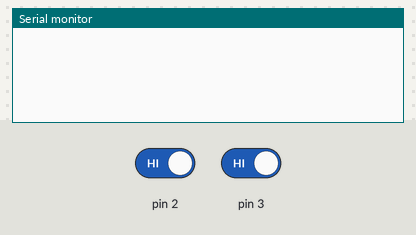
Simulated run of this sketch. Board: Arduino Uno, built with avr-gcc and run on an emulated ATmega328P. Shown: the last lines printed to the serial monitor. The inputs (shaded band) are chosen by the test bench; at power-on: pin 2 HIGH, pin 3 HIGH.

Above: at 1.2 s.
1.3 s: pin 2 driven LOW
At 1.7 s:
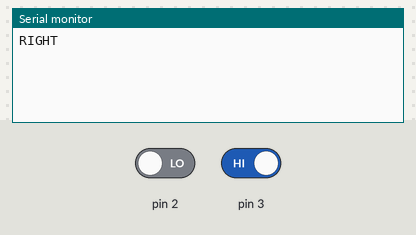
2.8 s: pin 3 driven LOW
At 4.0 s:
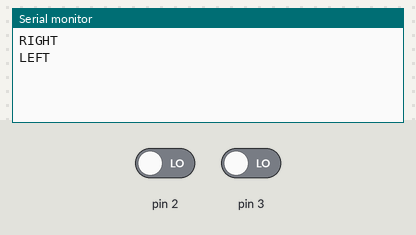

Measured:
- after the input at 1.3 s, the serial monitor: prints a new line at once (image 1)
- after the input at 2.8 s, the serial monitor: prints a new line at once (image 2)

The sketch:

controller.ino
```cpp
/***********************************************

Controller code for the arduino, this is powered
using interrupts on the buttons the basic setup is

  vcc
   |              interrupt pin
   |                    |
   |---<1kOhm Resistor>---<Button>---|
                                     |
                                    gnd

this basic schematic can repeated for as many inputs as you want

***********************************************/
int lastInput = 0;
void setup() {
  Serial.begin(9600);
  attachInterrupt(0, RIGHT_BUTTON_ISR, FALLING); //Pin 2
  attachInterrupt(1, LEFT_BUTTON_ISR, FALLING); //Pin 3
}

void loop() {
}

void RIGHT_BUTTON_ISR() {
  if (millis() - lastInput > 200) {
    Serial.println("RIGHT");
    lastInput = millis();
  }
}

void LEFT_BUTTON_ISR() {
  if (millis() - lastInput > 200) {
    Serial.println("LEFT");
    lastInput = millis();
  }
}
```
